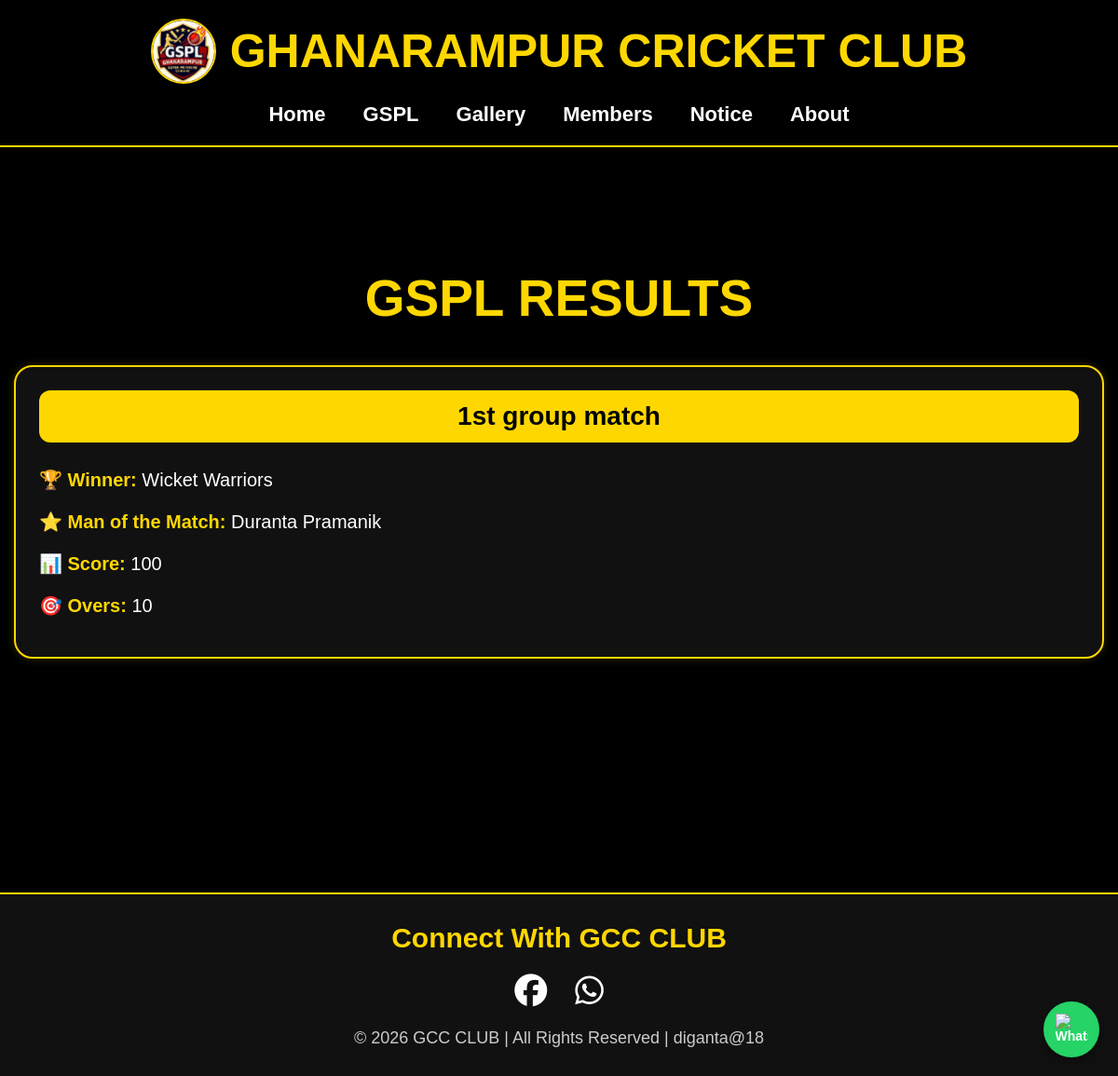
Before: /results/ with the older database file.
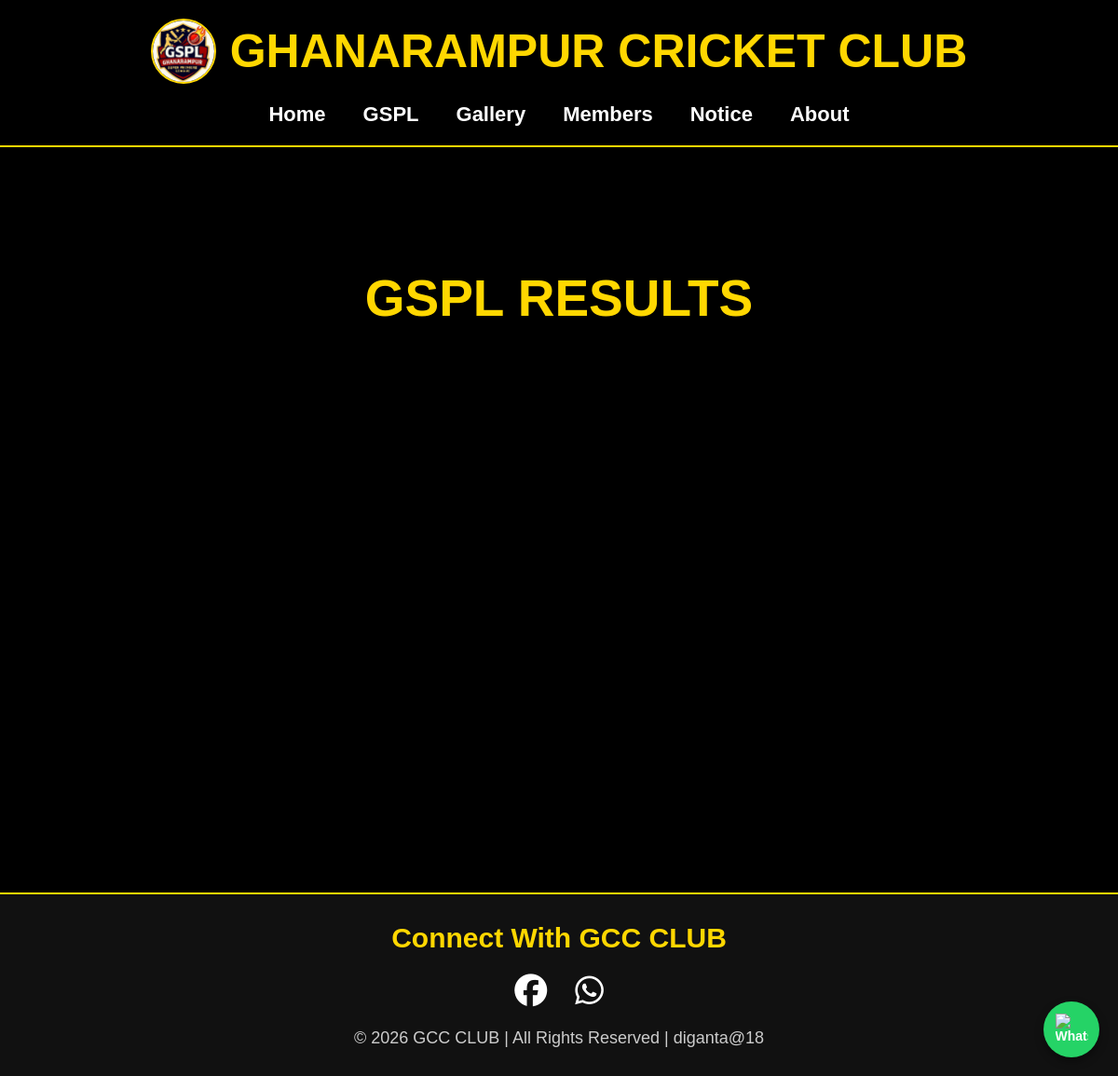
After: the same page with the newer database file.
### mainapp/models.py (models this page shows, shortened)
class Result(models.Model):
    match_name = models.CharField(max_length=200)
    winner = models.CharField(max_length=100)
    man_of_the_match = models.CharField(max_length=100)
    score = models.CharField(max_length=100)
    overs = models.CharField(max_length=50)

### mainapp/views.py (the view)
# urls.py: path('results/', views.results, name='results'),
def results(request):
    results = Result.objects.all()
    return render(request, 'results.html', {
        'results': results
    })

### templates/results.html (shortened to what this page needs)
{% extends 'base.html' %}
{% block content %}
<div class="results-container">
    <h1 class="results-title">GSPL RESULTS</h1>
    <div class="results-grid">
        {% for result in results %}
        <div class="result-card">
            <div class="match-badge">
                {{ result.match_name }}
            </div>
            <div class="result-info">
                <p><span>🏆 Winner:</span> {{ result.winner }}</p>
                <p><span>⭐ Man of the Match:</span> {{ result.man_of_the_match }}</p>
                <p><span>📊 Score:</span> {{ result.score }}</p>
                <p><span>🎯 Overs:</span> {{ result.overs }}</p>
            </div>
        </div>
        {% endfor %}
    </div>
</div>
{% endblock %}

Changed rows visible on the page:
removed Result: match_name "1st group match", winner "Wicket Warriors", man_of_the_match "Duranta Pramanik", score "100", overs "10"
